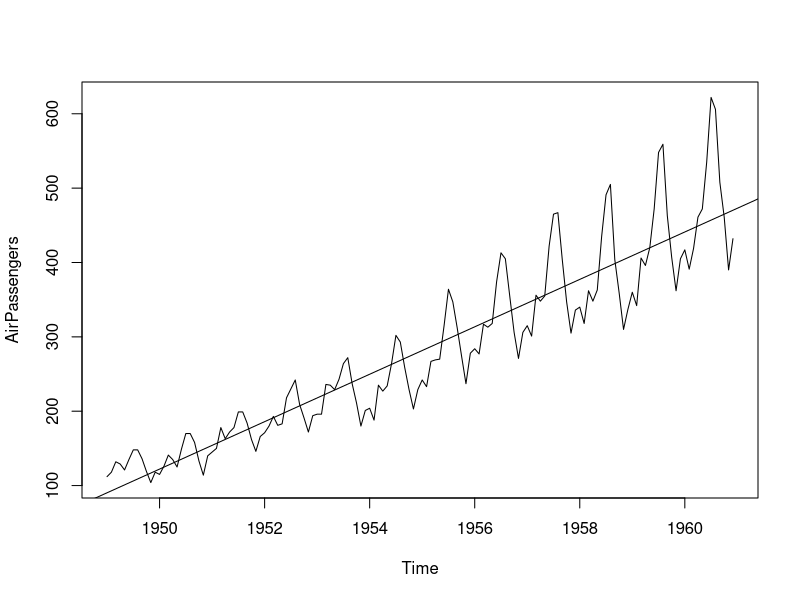
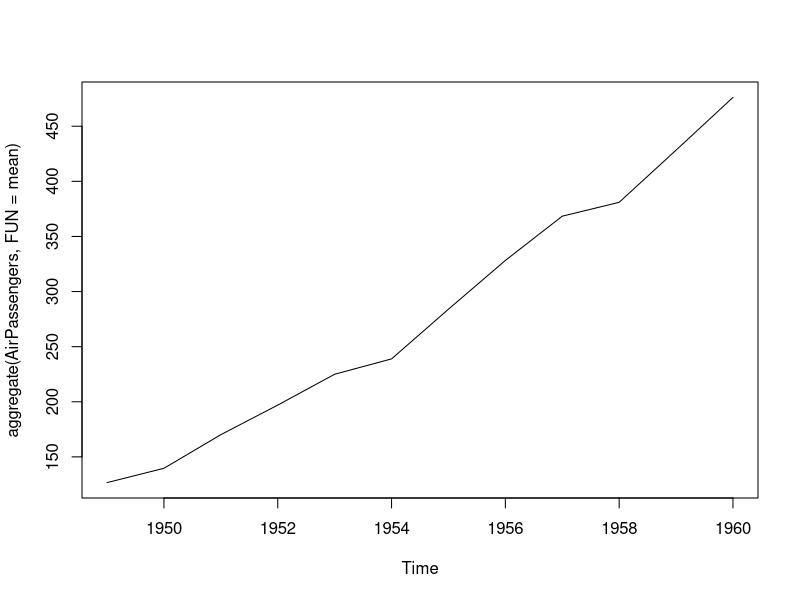
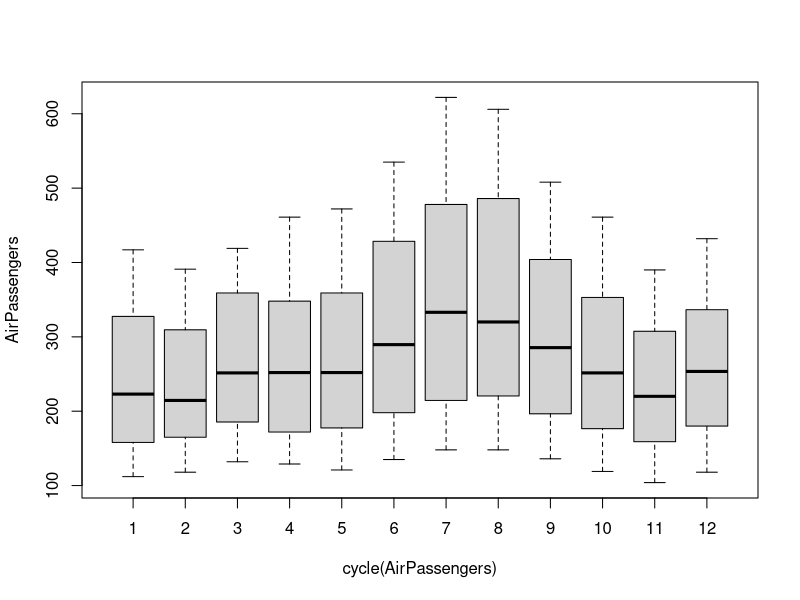
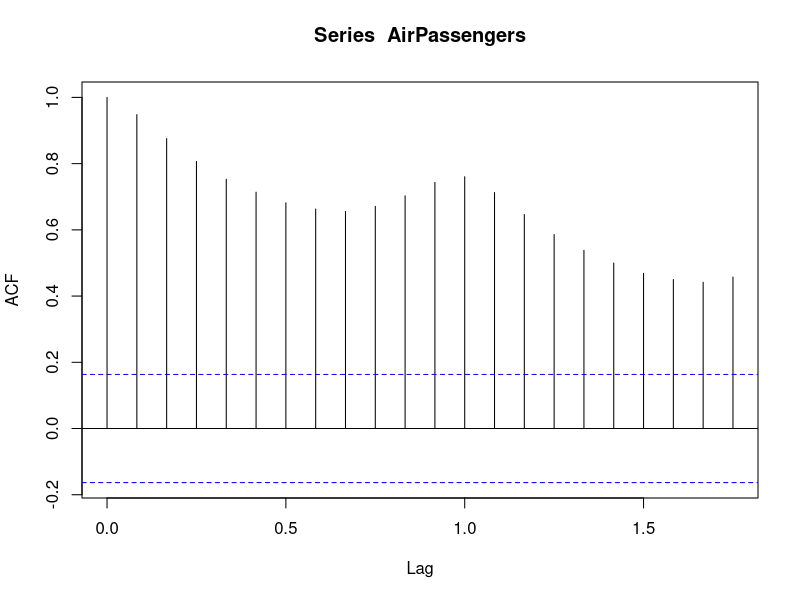
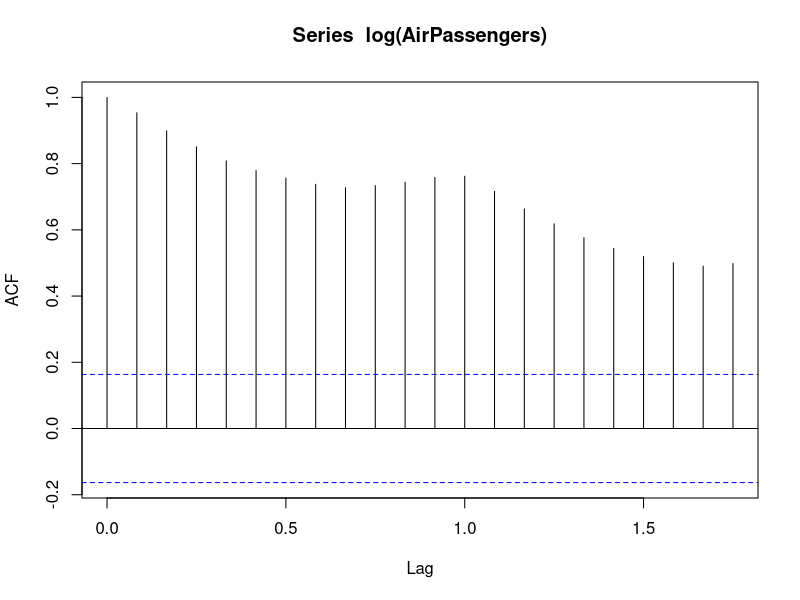
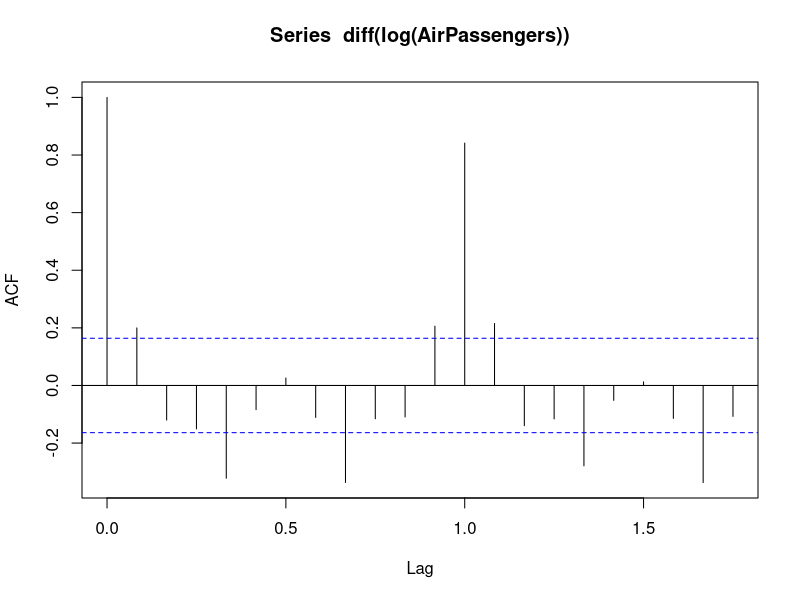
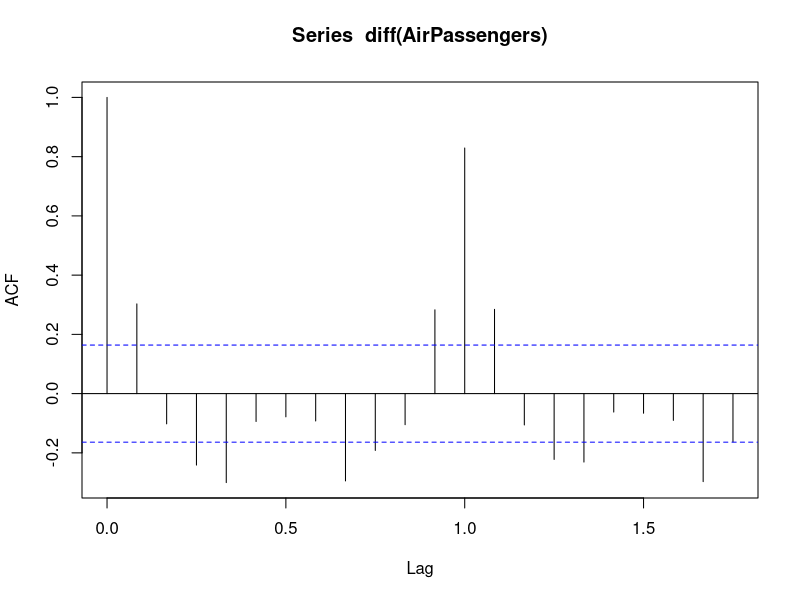
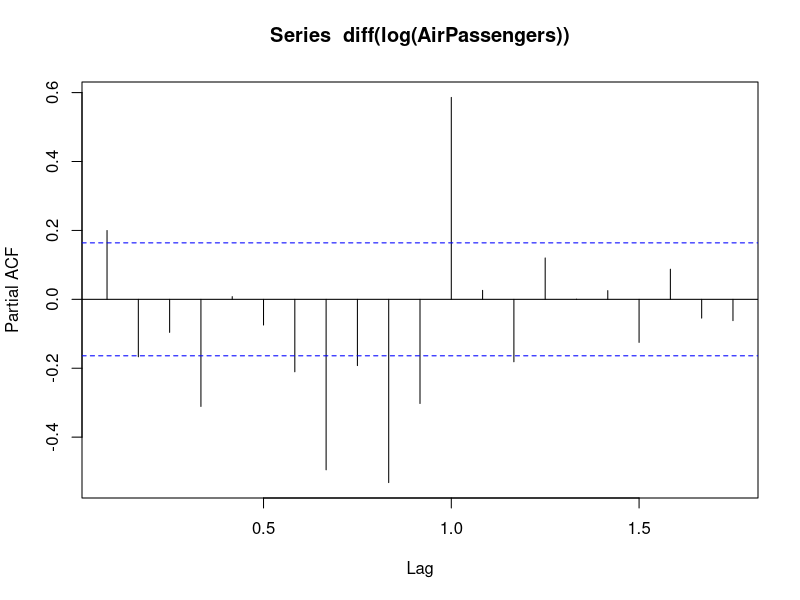

The R script that drew these images, in order:
AirPassengers
#data(AirPassengers)
View(AirPassengers)
class(AirPassengers)
str(AirPassengers)
start(AirPassengers)
end(AirPassengers)
frequency(AirPassengers)
summary(AirPassengers)
#Exploring the data ^

#Visulization of data
plot(AirPassengers)
abline(reg=lm(AirPassengers~time(AirPassengers)))
#Cycles gives the position in cycle of each of 
cycle(AirPassengers)
plot(aggregate(AirPassengers,FUN=mean))
boxplot(AirPassengers~cycle(AirPassengers))

#Preprocessing the data
acf(AirPassengers)#Spike crosses blue dotted line
acf(log(AirPassengers))#To make variance Stationary
acf(diff(log(AirPassengers)))
acf(diff(AirPassengers))
pacf(diff(log(AirPassengers)))
plot(diff(log(AirPassengers)))

(fit=arima(log(AirPassengers),c(0,1,1),seasonal=list(order=c(0,1,1),period=12)))
pred=predict(fit,n.ahead=10*12)
pred1=round(2.718^pred$pred,0)
pred1
ts.plot(AirPassengers,pred1,log="y",lty=c(1,3))